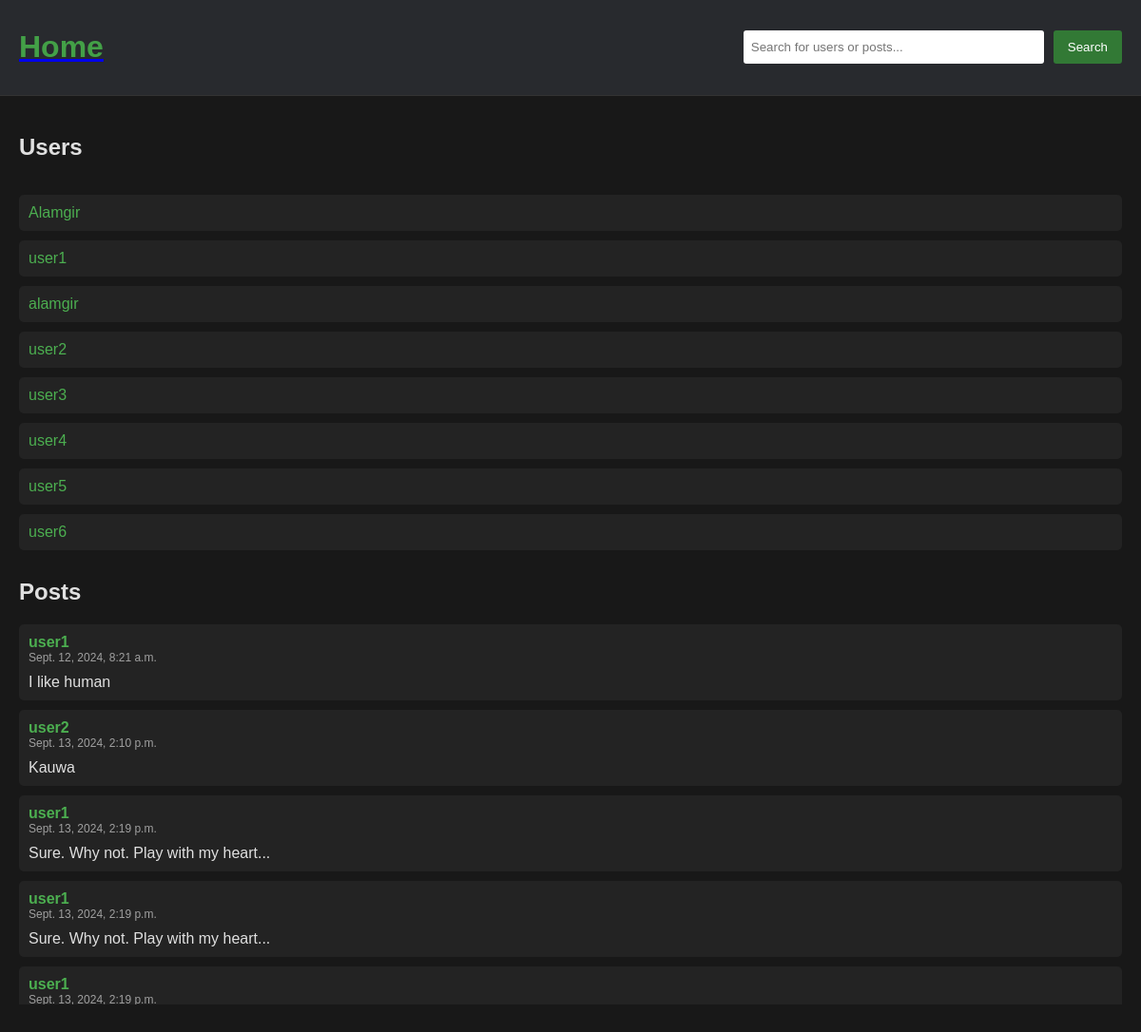
The app's page /search/results/, older data.
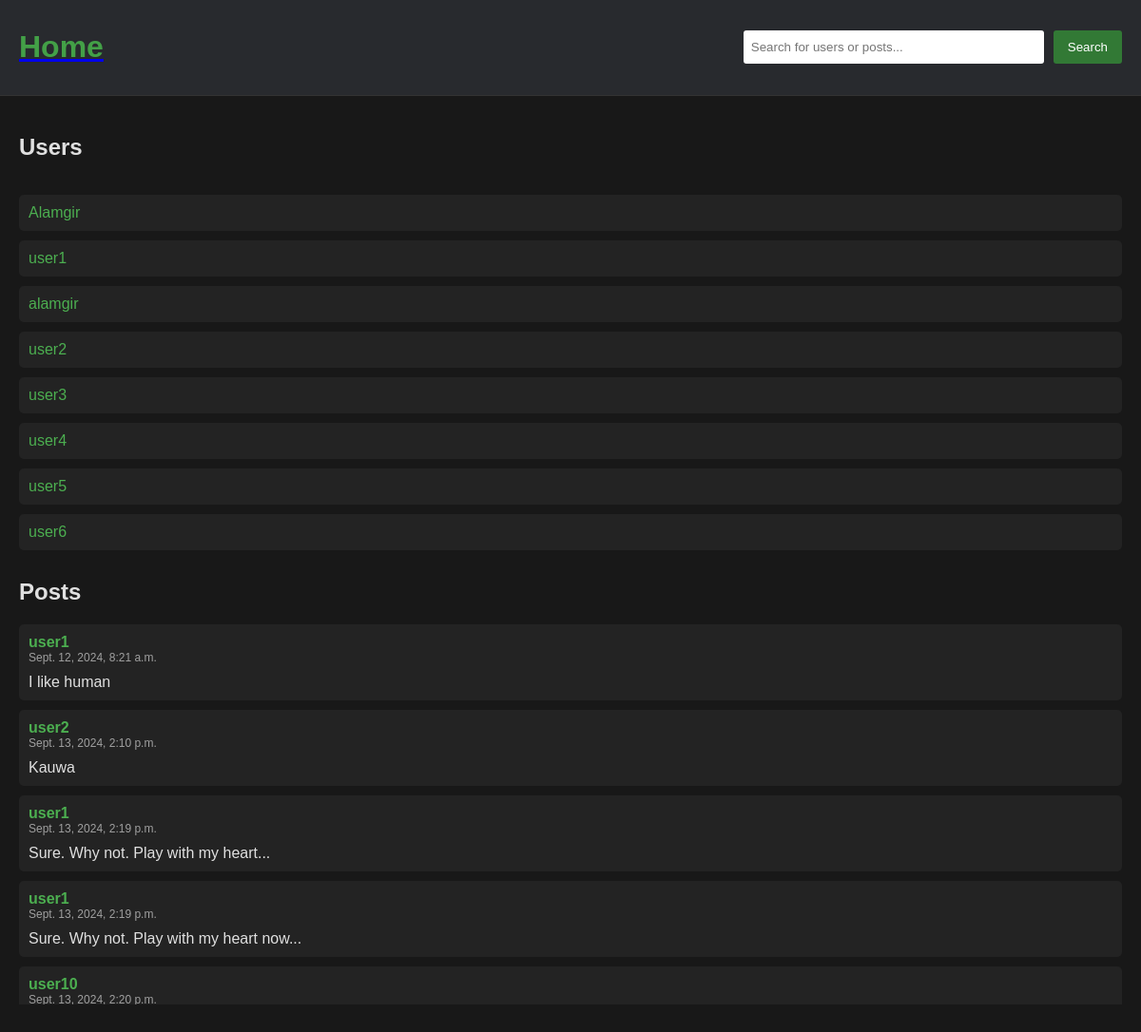
The same page, newer data.
### post/models.py (models this page shows, shortened)
class Post(models.Model):
    user = models.ForeignKey(settings.AUTH_USER_MODEL, on_delete=models.CASCADE, related_name='posts')
    content = models.TextField()
    created_at = models.DateTimeField(auto_now_add=True)

### search/views.py (the view)
# urls.py: path('results/', search_results, name='search_results'),
def search_results(request):
    query = request.GET.get('q', '')  # Get the search query from the request
    users = User.objects.filter(username__icontains=query)  # Search for users
    posts = Post.objects.filter(content__icontains=query)  # Search for posts (replace 'content' with your post's content field)
    context = {
        'query': query,
        'users': users,
        'posts': posts,
    }
    return render(request, 'search/results.html', context)

### search/templates/search/results.html (shortened to what this page needs)
<!DOCTYPE html>
<html lang="en">
<head>
</head>
<body>
    <div class="container">
        <div class="top-section">
            <a href="{% url 'feed:index' %}">
                <h1>Home</h1>
            </a>
            <form action="{% url 'search_results' %}" method="GET">
                <input type="text" name="q" placeholder="Search for users or posts..." value="{{ query }}">
                <button type="submit">Search</button>
            </form>
        </div>
        <div class="content-section">
            <div class="results-section">
                <h2>Users</h2>
                <div class="scrollable">
                    <ul>
                        {% if users %}
                            {% for user in users %}
                                <li>
                                    <a href="{% url 'account:profile' username=user.username %}">
                                        {{ user.username }}
                                    </a>
                                </li>
                            {% endfor %}
                        {% else %}
                            <p>No users found.</p>
                        {% endif %}
                    </ul>
                </div>
                <h2>Posts</h2>
                <div class="scrollable">
                    {% if posts %}
                        {% for post in posts %}
                            <div class="post-item">
                                <div class="username">{{ post.user.username }}</div>
                                <div class="created-at">{{ post.created_at }}</div>
                                <div class="content">{{ post.content }}</div>
                            </div>
                        {% endfor %}
                    {% else %}
                        <p>No posts found.</p>
                    {% endif %}
                </div>
            </div>
        </div>
    </div>
</body>
</html>

### search/templates/search/results.html (style rules this page uses)
body { margin: 0; padding: 0; background-color: #121212; color: #e0e0e0; font-family: Arial, sans-serif; }
.container { display: flex; flex-direction: column; min-height: 100vh; }
.top-section { background-color: #282a2e; padding: 10px 20px; display: flex; justify-content: space-between; align-items: center; border-bottom: 1px solid #333; }
.top-section form { display: flex; }
.top-section input[type="text"] { padding: 8px; border-radius: 3px; border: none; margin-right: 10px; width: 300px; }
.top-section button { background-color: rgb(50, 121, 53); color: white; border: none; border-radius: 3px; padding: 10px 15px; cursor: pointer; }
.content-section { display: flex; flex: 1; }
.results-section { flex: 1; padding: 20px; background-color: #181818; overflow-y: auto; height: 100%; }
.results-section h2 { margin-bottom: 20px; }
.scrollable { max-height: 400px; overflow-y: auto; margin-bottom: 20px; }
.scrollable ul { list-style: none; padding: 0; }
.scrollable li { margin-bottom: 10px; padding: 10px; background-color: #232323; border-radius: 5px; }
.scrollable li a { color: #4caf50; text-decoration: none; }
.post-item { background-color: #232323; padding: 10px; border-radius: 5px; margin-bottom: 10px; }
.post-item .username { font-weight: bold; color: #4caf50; }
.post-item .content { margin-top: 10px; }
.post-item .created-at { color: #a0a0a0; font-size: 12px; }
h1 { color: #43a047; }

Row changes from the older to the newer data that the page shows:
removed Post: user.username "user1", created_at "Sept. 13, 2024, 2:19 p.m."
changed Post: content "Sure. Why not. Play with my heart..." → "Sure. Why not. Play with my heart now..."
now on this page (row unchanged): Post: user.username "user10", created_at "Sept. 13, 2024, 2:20 p.m."
